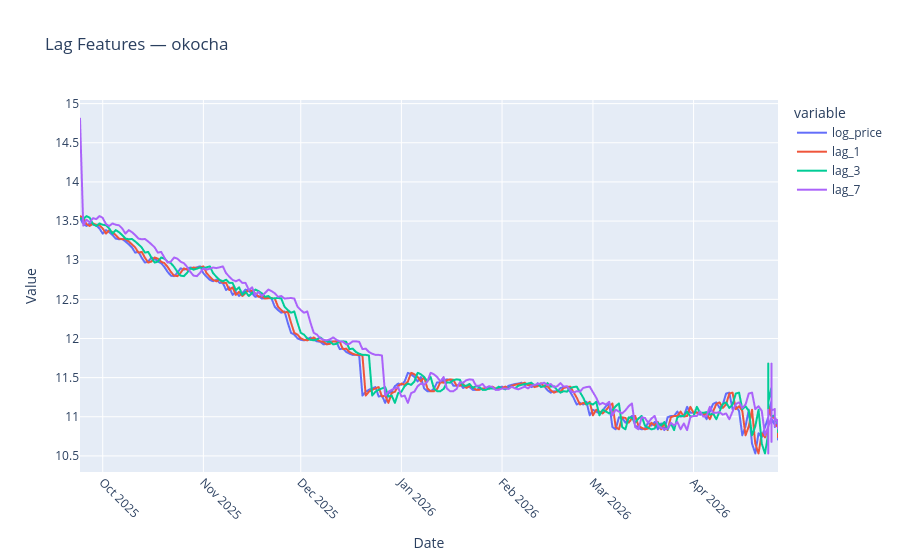

The cell this chart's notebook holds for it:
### Markdown cell above
## 6. Visualizing Lag Features

Lag features help the model understand short‑term momentum.

### Code cell
import plotly.express as px

sample_player = df_features["player_name"].unique()[0]
player_data = df_features[df_features["player_name"] == sample_player]

fig = px.line(player_data, x="date", y=["log_price", "lag_1", "lag_3", "lag_7"], title=f"Lag Features — {sample_player}")
fig.update_xaxes(title_text="Date", tickangle=45)
fig.update_yaxes(title_text="Value")
fig.show()

### Figure 1 — Plotly figure (JSON) as saved in the notebook; plotly's stock layout.template omitted (floating-point values rounded to 4 significant figures; data arrays with more than 128 entries replaced by an {"elided": "..."} marker saying what was removed)
{"data": [{"hovertemplate": "variable=log_price<br>date=%{x}<br>value=%{y}<extra></extra>", "legendgroup": "log_price", "line": {"color": "#636efa", "dash": "solid"}, "marker": {"symbol": "circle"}, "mode": "lines", "name": "log_price", "showlegend": true, "type": "scattergl", "x": {"elided": "283 str values"}, "xaxis": "x", "y": {"elided": "283 float values"}, "yaxis": "y"}, {"hovertemplate": "variable=lag_1<br>date=%{x}<br>value=%{y}<extra></extra>", "legendgroup": "lag_1", "line": {"color": "#EF553B", "dash": "solid"}, "marker": {"symbol": "circle"}, "mode": "lines", "name": "lag_1", "showlegend": true, "type": "scattergl", "x": {"elided": "283 str values"}, "xaxis": "x", "y": {"elided": "283 float values"}, "yaxis": "y"}, {"hovertemplate": "variable=lag_3<br>date=%{x}<br>value=%{y}<extra></extra>", "legendgroup": "lag_3", "line": {"color": "#00cc96", "dash": "solid"}, "marker": {"symbol": "circle"}, "mode": "lines", "name": "lag_3", "showlegend": true, "type": "scattergl", "x": {"elided": "283 str values"}, "xaxis": "x", "y": {"elided": "283 float values"}, "yaxis": "y"}, {"hovertemplate": "variable=lag_7<br>date=%{x}<br>value=%{y}<extra></extra>", "legendgroup": "lag_7", "line": {"color": "#ab63fa", "dash": "solid"}, "marker": {"symbol": "circle"}, "mode": "lines", "name": "lag_7", "showlegend": true, "type": "scattergl", "x": {"elided": "283 str values"}, "xaxis": "x", "y": {"elided": "283 float values"}, "yaxis": "y"}], "layout": {"legend": {"title": {"text": "variable"}, "tracegroupgap": 0}, "title": {"text": "Lag Features — okocha"}, "xaxis": {"anchor": "y", "domain": [0, 1], "tickangle": 45, "title": {"text": "Date"}}, "yaxis": {"anchor": "x", "domain": [0, 1], "title": {"text": "Value"}}}}
